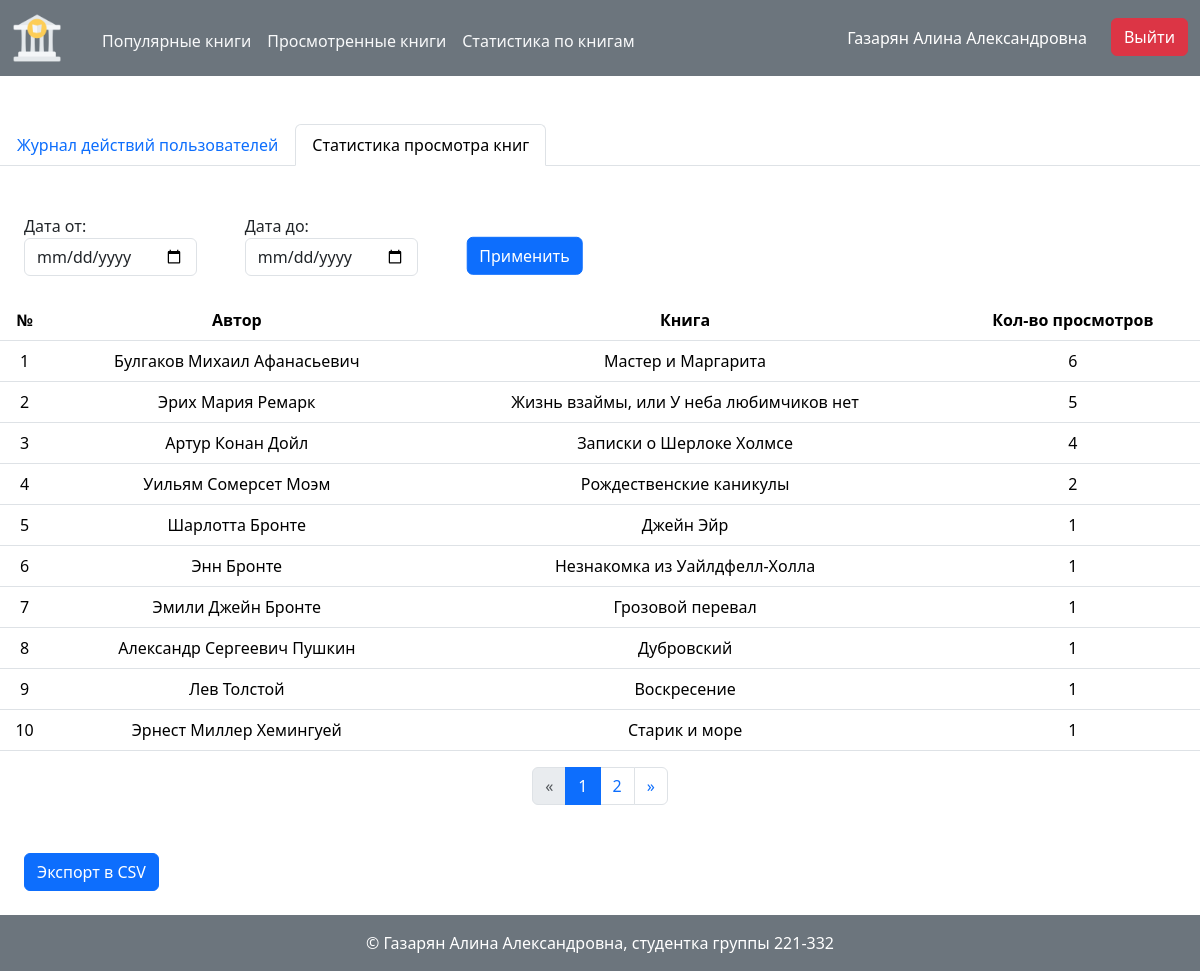
/history/books_statistic (signed in), run on the app's committed database.
### models.py (models this page shows, shortened)
class User(db.Model, UserMixin):
    __tablename__='users'
    id: Mapped[int]=mapped_column(primary_key=True)
    first_name: Mapped[str]=mapped_column(String(100), nullable=False)
    last_name: Mapped[str]=mapped_column(String(100), nullable=False)
    middle_name: Mapped[Optional[str]]=mapped_column(String(100), nullable=True)
    login: Mapped[str]=mapped_column(String(100), unique=True, nullable=False)
    password_hash: Mapped[str]=mapped_column(String(256), nullable=False)
    role_id: Mapped[int]=mapped_column(ForeignKey('roles.id'))
    role: Mapped['Role']=relationship(back_populates='user_role')
    user_review: Mapped[List['Review']]=relationship(back_populates='user')
    user_actions_history: Mapped[List['History']]=relationship(back_populates='user')
    @property
    def is_admin(self):
        return self.role.name == 'Администратор'
    def can(self, action, record = None):
        users_policy = UsersPolicy(record)
        method = getattr(users_policy, action, None)
        return method() if method else False

class Book(db.Model):
    __tablename__='books'
    id: Mapped[int]=mapped_column(primary_key=True)
    name: Mapped[str]=mapped_column(String(100), unique=True)
    short_desc: Mapped[str]=mapped_column(Text, nullable=False)
    year: Mapped[int]=mapped_column(String(10), nullable=False)
    publisher: Mapped[str]=mapped_column(String(100), nullable=False)
    author: Mapped[str]=mapped_column(String(100), nullable=False)
    volume: Mapped[int]=mapped_column(nullable=False)
    cover_id: Mapped[int]=mapped_column(ForeignKey('images.id'))
    review_of_book: Mapped[List['Review']]=relationship(back_populates='book', cascade='all, delete')
    history_of_book: Mapped[List['History']]=relationship(back_populates='book', cascade='all, delete')

### history.py (the view, shortened to what this page needs)
@bp.route('/books_statistic', methods=['GET', 'POST'])
@login_required
@permission_check('check_logs')
def books_statistic():
    session['save_input_data'] = {}
    page = request.args.get('page', 1, type=int)
    all_records = History.query.with_entities(History.book_id,
        func.count(History.book_id).label('count')).filter(
        History.user_id.isnot(-1)).group_by(
        History.book_id).order_by(desc('count'))
    records = all_records
    pagination = records.paginate(page=page, per_page=PER_PAGE)
    records = pagination.items
    data = list()
    for book_id, count in records:
        book = db.session.query(Book).filter(Book.id == book_id).first()
        data.append({
            'author': book.author,
            'name': book.name,
            'count': count
        })
    all_data = list()
    for book_id, count in all_records:
        book = db.session.query(Book).filter(Book.id == book_id).first()
        all_data.append({
            'author': book.author,
            'name': book.name,
            'count': count
        })
    if request.args.get('download_csv_file'):
        f = make_file(all_data, ['author', 'name', 'count'])
        return send_file(f, mimetype='text/csv', as_attachment=True, download_name='books_statistic.csv')
    return render_template(
        'history/books_statistic.html',
        pagination=pagination,
        data=data
    )

### auth.py (called while the page is built)
def load_user(user_id):
    user = db.session.execute(db.select(User).filter_by(id=user_id)).scalar()
    return user

def permission_check(action):
    def decor(function):
        @functools.wraps(function)
        def wrapper(*args, **kwargs):
            user_id = kwargs.get('user_id')
            user = None
            if user_id:
                user = load_user(user_id)
            if not current_user.can(action, user):
                flash('У вас недостаточно прав для выполнения данного действия', 'warning')
                return redirect(url_for('index'))
            return function(*args, **kwargs)
        return wrapper
    return decor

### users_policy.py (called while the page is built)
    def check_logs(self):
        return current_user.is_admin

### templates/history/books_statistic.html
{% extends 'history/base.html' %}
{% from 'pagination.html' import render_pagination %}
{% block tab_content %}
<form class="d-flex gap-5 mt-5 mb-4 mx-4" method="POST">
    <div class="form-group">
        <label for="date-from">Дата от:</label>
        <input type="date" class="form-control" name="date-from" id="date-from">
    </div>
    <div class="form-group">
        <label for="date-to">Дата до:</label>
        <input type="date" class="form-control" name="date-to" id="date-to">
    </div>
    <div class="form-group">
        <button class="button-book-stat btn btn-primary ms-4 mb-4" type="submit">Применить</button>
    </div>
</form>
<table class="table">
    <thead>
        <tr>
            <th>№</th>
            <th>Автор</th>
            <th>Книга</th>
            <th>Кол-во просмотров</th>
        </tr>
    </thead>
    <tbody>
        {% for item in data %}
            <tr>
                <td>
                    {{loop.index + ((pagination.page - 1) * pagination.per_page)}}
                </td>
                <td>
                  {{ item.get('author') }}
                </td>
                <td>
                    {{ item.get('name') }}
                </td>
                <td>
                    {{ item.get('count') }}
                </td>
            </tr>
        {% endfor %}
    </tbody>
</table>
<div class="mb-5">
    {{ render_pagination(pagination, request.endpoint) }}
</div>
{% if data | length != 0 %}
    <a class="btn btn-primary ms-4 mb-4" href="{{ url_for('history.books_statistic', download_csv_file=True) }}">Экспорт в CSV</a>
{% endif %}
{% endblock %}

### templates/base.html (shortened to what this page needs)
<!doctype html>
<html lang="ru" class="h-100">
<head>
    <link rel="stylesheet" href="https://unpkg.com/easymde/dist/easymde.min.css">
    <link href="https://cdn.jsdelivr.net/npm/bootstrap@5.3.3/dist/css/bootstrap.min.css" rel="stylesheet">
    <link rel="stylesheet" href="{{ url_for('static', filename='styles.css') }}">
</head>
<body class="d-flex flex-column h-100">
    <header>
        <nav class="navbar navbar-dark bg-secondary">
            <div class="d-flex container-fluid">
                <div class="d-flex gap-4">
                    <div class="logo navbar-brand">
                        <a href="{{ url_for('index') }}">
                            <img class="img-fluid" src="{{ url_for('static', filename='images/logo.png') }}" alt="polytech-logo">
                        </a>
                    </div>
                    <div class="header-links d-flex gap-3">
                        <div>
                            <a class="link-light link-offset-2 link-underline link-underline-opacity-0" href="{{ url_for('book.popular_books') }}">Популярные книги</a>
                        </div>
                        <div>
                            <a class="link-light link-offset-2 link-underline link-underline-opacity-0" href="{{ url_for('book.recently_books') }}">Просмотренные книги</a>
                        </div>
                        {% if current_user.is_authenticated and current_user.can('check_logs') %}
                            <div>
                                <a class="link-light link-offset-2 link-underline link-underline-opacity-0" href="{{ url_for('history.users_activity') }}">Статистика по книгам</a>
                            </div>
                        {% endif %}
                    </div>
                </div>
                <div class="header-right-side">
                    {% if current_user.is_authenticated %}
                        <div class="fio-container">
                            <p>
                                {{ current_user.last_name }}
                                {{ current_user.first_name }}
                                {% if current_user.middle_name != none %}
                                    {{ current_user.middle_name }}
                                {% endif %}
                            </p>
                        </div>
                        <div>
                            <a class="btn btn-danger" href="{{ url_for('auth.logout') }}">Выйти</a>
                        </div>
                    {% else %}
                        <div>
                            <a class="btn btn-success" href="{{ url_for('auth.login') }}">Войти</a>
                        </div>
                    {% endif %}
                </div>
            </div>
        </nav>
    </header>
    <main class="main flex-grow-1">
        {% block content %}
        {% endblock %}
     </main>
    <footer class="bg-secondary text-white d-flex flex-column align-items-center justify-content-center py-3">
        &copy; Газарян Алина Александровна, студентка группы 221-332
    </footer>
</body>

### static/styles.css (style rules this page uses)
.logo { max-width: 50px; }
.header-right-side { display: flex; }
.header-links { transform: translate(0, 35%); }
.fio-container { transform: translate(-10%, 20%); }
.fio-container p { color: white; }
.table th { text-align: center; vertical-align: middle; }
.table td { text-align: center; vertical-align: middle; }
.form-group { width: 15%; }
.button-book-stat { transform: translate(-20%, 60%); }

### data on the page
User: last_name "Газарян", first_name "Алина", middle_name "Александровна"
Book: get "Булгаков Михаил Афанасьевич", get "Мастер и Маргарита", get "6"
Book: get "Эрих Мария Ремарк", get "Жизнь взаймы, или У неба любимчиков нет", get "5"
Book: get "Артур Конан Дойл", get "Записки о Шерлоке Холмсе", get "4"
Book: get "Уильям Сомерсет Моэм", get "Рождественские каникулы", get "2"
Book: get "Шарлотта Бронте", get "Джейн Эйр", get "1"
Book: get "Энн Бронте", get "Незнакомка из Уайлдфелл-Холла", get "1"
Book: get "Эмили Джейн Бронте", get "Грозовой перевал", get "1"
Book: get "Александр Сергеевич Пушкин", get "Дубровский", get "1"
Book: get "Лев Толстой", get "Воскресение", get "1"
Book: get "Эрнест Миллер Хемингуей", get "Старик и море", get "1"

### other printed values
{{ page }} "1" "2"
